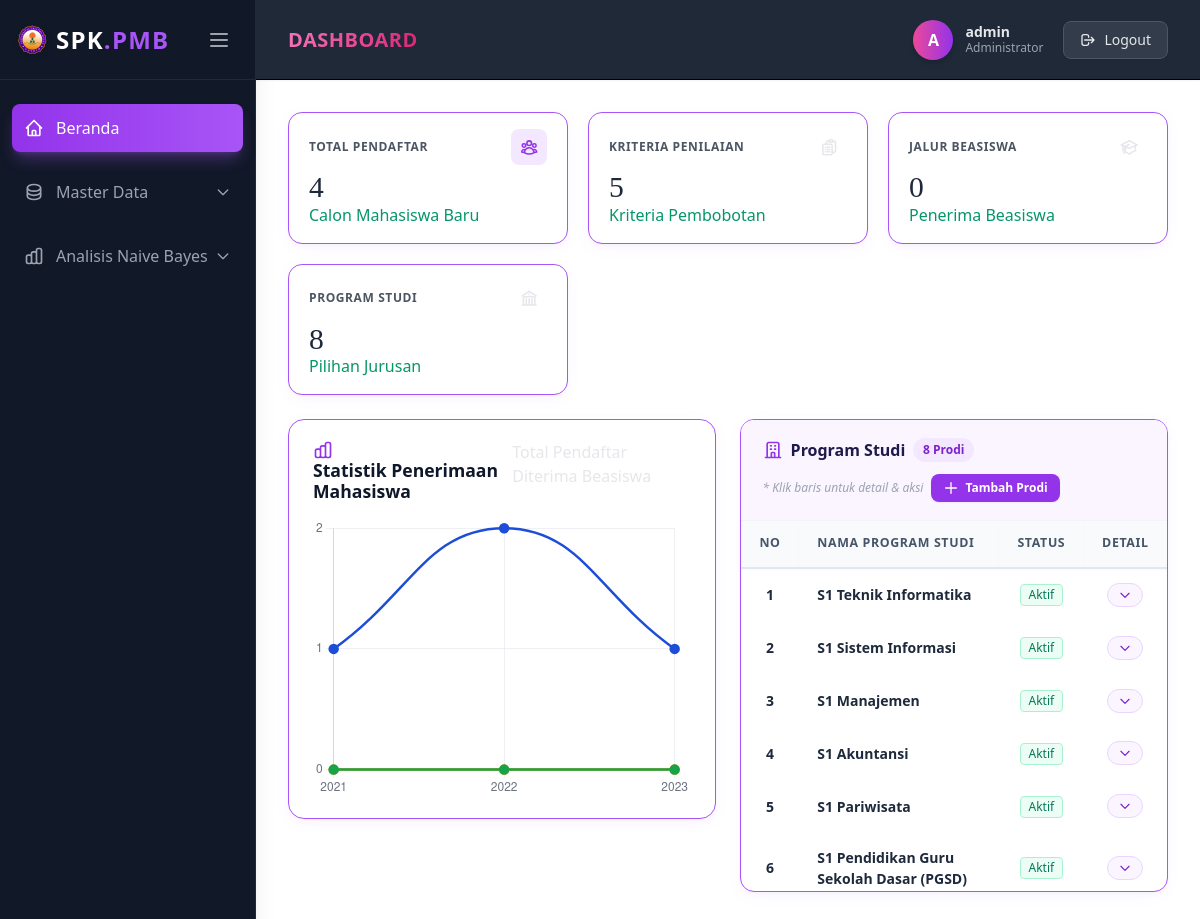
Page /app/pages/dashboard.php (signed in) on the earlier database version.
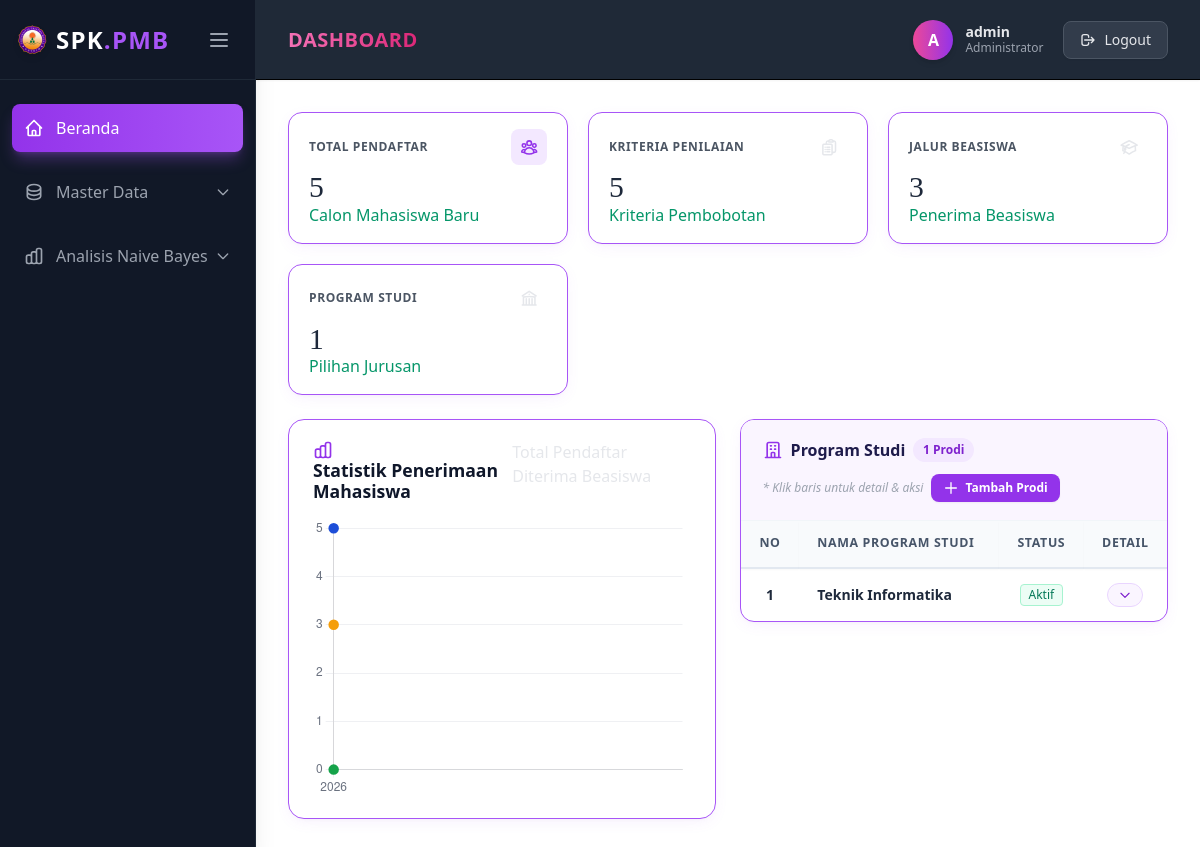
Same page on the later database version.
### tables this page shows
CREATE TABLE `program_studi`  (
  `id_program` int NOT NULL AUTO_INCREMENT,
  `nama_program` varchar(100) NOT NULL,
  PRIMARY KEY (`id_program`) USING BTREE
);

### app/models/DashboardModel.php (called while the page is built, shortened)
<?php
class DashboardModel {
    private $koneksi;
    public function __construct($koneksi) {
        $this->koneksi = $koneksi;
        $this->ensureProgramStudiTable();
    }
    public function ensureProgramStudiTable() {
        $check = @mysqli_query($this->koneksi, "SHOW TABLES LIKE 'program_studi'");
    }
    public function getKriteria() {
        $list = [];
        $total_bobot = 0;
        $q = mysqli_query($this->koneksi, "SELECT id_kriteria, nama_kriteria, jenis, bobot FROM kriteria ORDER BY id_kriteria ASC");
        if ($q) {
            while ($k = mysqli_fetch_assoc($q)) {
                $list[$k['id_kriteria']] = [
                    'id_kriteria'   => (int)$k['id_kriteria'],
                    'nama_kriteria' => $k['nama_kriteria'],
                    'jenis'         => $k['jenis'],
                    'bobot'         => (float)$k['bobot'],
                ];
                $total_bobot += (float)$k['bobot'];
            }
        }
        foreach ($list as $id => $k) {
            $wj = ($total_bobot > 0) ? ($k['bobot'] / $total_bobot) : 0;
            $list[$id]['wj'] = (strtolower($k['jenis']) === 'cost') ? (-$wj) : $wj;
        }
        return $list;
    }
    public function getProdiList() {
        $this->ensureProgramStudiTable();
        $prodi = [];
        $q = @mysqli_query($this->koneksi, "SELECT id_program, nama_program FROM program_studi ORDER BY id_program ASC");
        if ($q && mysqli_num_rows($q) > 0) {
            while ($pr = mysqli_fetch_assoc($q)) {
                $prodi[] = [
                    'id_program'   => (int)$pr['id_program'],
                    'nama_program' => $pr['nama_program'],
                    'id_prodi'     => (int)$pr['id_program'],
                    'nama_prodi'   => $pr['nama_program']
                ];
            }
        }
        return $prodi;
    }
    public function getPendaftarList() {
        $list = [];
        $q = mysqli_query($this->koneksi, "
            SELECT
                m.id_mahasiswa,
                m.nim,
                m.nama_mahasiswa,
                m.status,
                m.golongan
            FROM mahasiswa m
            ORDER BY m.id_mahasiswa ASC
        ");
        if ($q) {
            while ($row = mysqli_fetch_assoc($q)) {
                $id = (int)$row['id_mahasiswa'];
                $nim = trim($row['nim'] ?? '');
                $tahun = "2026";
                if (strlen($nim) >= 2 && is_numeric(substr($nim, 0, 2))) {
                    $tahun = "20" . substr($nim, 0, 2);
                }
                $list[$id] = [
                    'id'       => $id,
                    'nama'     => $row['nama_mahasiswa'],
                    'nim'      => $row['nim'],
                    'status'   => $row['status'],
                    'golongan' => !empty($row['golongan']) ? $row['golongan'] : 'Umum',
                    'tahun'    => $tahun
                ];
            }
        }
        return $list;
    }
    public function getNilaiMatrix() {
        $q = mysqli_query($this->koneksi, "
            SELECT
                n.id_mahasiswa,
                n.id_kriteria,
                n.nilai AS nilai_input,
                s.nilai AS bobot_sub
            FROM nilai n
            JOIN kriteria k ON n.id_kriteria = k.id_kriteria
            LEFT JOIN sub_kriteria s ON n.id_sub = s.id_sub
        ");
        $matrix = [];
        return $matrix;
    }
}
?>

### app/controllers/DashboardController.php (called while the page is built, shortened)
<?php
require_once __DIR__ . '/../models/DashboardModel.php';
class DashboardController {
    private $model;
    public function __construct($koneksi) {
        $this->model = new DashboardModel($koneksi);
    }
    public function getDashboardData() {
        $kriteria_list = $this->model->getKriteria();
        $prodi_list    = $this->model->getProdiList();
        $pendaftar_list = $this->model->getPendaftarList();
        $nilai_per_mhs = $this->model->getNilaiMatrix();
        $vektor_s_list = [];
        $total_vektor_s = 0;
        foreach ($pendaftar_list as $id_mhs => $mhs) {
            $s_val = 1.0;
            $has_nilai = false;
            if (!empty($nilai_per_mhs[$id_mhs])) {
                foreach ($kriteria_list as $id_k => $krit) {
                    $val = $nilai_per_mhs[$id_mhs][$id_k] ?? 1.0;
                    if ($val <= 0) $val = 1.0;
                    $wj = $krit['wj'];
                    $s_val *= pow($val, $wj);
                    $has_nilai = true;
                }
            } else {
                $s_val = 0;
            }
            $vektor_s_list[$id_mhs] = $has_nilai ? $s_val : 0;
            $total_vektor_s += $vektor_s_list[$id_mhs];
        }
        $ranking_temp = [];
        foreach ($pendaftar_list as $id_mhs => $mhs) {
            $v_val = ($total_vektor_s > 0) ? ($vektor_s_list[$id_mhs] / $total_vektor_s) : 0;
            $pendaftar_list[$id_mhs]['vektor_v'] = $v_val;
            $ranking_temp[$id_mhs] = $v_val;
        }
        arsort($ranking_temp);
        $rank = 1;
        foreach ($ranking_temp as $id_mhs => $v) {
            $pendaftar_list[$id_mhs]['peringkat'] = ($v > 0) ? $rank++ : 999999;
        }
        $tahun_stat = [];
        $total_beasiswa = 0;
        foreach ($pendaftar_list as $id_mhs => $mhs) {
            $thn = $mhs['tahun'];
            if (!isset($tahun_stat[$thn])) {
                $tahun_stat[$thn] = ['total' => 0, 'diterima' => 0, 'beasiswa' => 0];
            }
            $tahun_stat[$thn]['total']++;
            $is_diterima = ($mhs['status'] === 'Diterima');
            $is_beasiswa = ($mhs['golongan'] === 'Beasiswa') || ($is_diterima && $mhs['peringkat'] <= 3);
            if ($is_beasiswa) {
                $tahun_stat[$thn]['beasiswa']++;
                $total_beasiswa++;
            }
        }
        ksort($tahun_stat);
        $chart_labels   = array_keys($tahun_stat);
        $chart_total    = array_column($tahun_stat, 'total');
        $chart_diterima = array_column($tahun_stat, 'diterima');
        $chart_beasiswa = array_column($tahun_stat, 'beasiswa');
        return [
            'kriteria_list'  => $kriteria_list,
            'prodi_list'     => $prodi_list,
            'pendaftar_list' => $pendaftar_list,
            'tahun_stat'     => $tahun_stat,
            'total_beasiswa' => $total_beasiswa,
            'chart_labels'   => $chart_labels,
            'chart_total'    => $chart_total,
            'chart_diterima' => $chart_diterima,
            'chart_beasiswa' => $chart_beasiswa
        ];
    }
}
?>

### app/pages/dashboard.php (the view, shortened to what the rows shown need)
<?php
require_once __DIR__ . '/../controllers/DashboardController.php';
include '../includes/head.php';
echo $style_css;
$dashboardController = new DashboardController($koneksi);
$dashboardController->handleRequest();
$dashboardData       = $dashboardController->getDashboardData();
$prodi_list     = $dashboardData['prodi_list'];
?>
<main class="p-8 flex-1 overflow-y-auto">
    <div class="dashboard-grid">
        <div class="table-card flex flex-col">
            <div class="flex-1 overflow-y-auto max-h-[370px]">
                <table class="custom-table w-full">
                    <thead>
                        <tr>
                            <th class="w-12 text-center">No</th>
                            <th>Nama Program Studi</th>
                            <th class="w-20 text-center">Status</th>
                            <th class="w-20 text-center">Detail</th>
                        </tr>
                    </thead>
                    <tbody id="prodiTableBody">
                        <?php if (!empty($prodi_list)): ?>
                            <?php foreach ($prodi_list as $idx => $p):
                                $id_p       = (int)($p['id_program'] ?? $p['id_prodi']);
                                $nama_p     = htmlspecialchars($p['nama_program'] ?? $p['nama_prodi']);
                                $no         = $idx + 1;
                            ?>
                            <tr class="data-row hover:bg-purple-50/50 transition-colors cursor-pointer"
                                onclick="toggleProdiDetail(<?= $id_p ?>)">
                                <td class="text-center font-bold text-purple-600"><?= $no ?></td>
                                <td class="font-semibold text-gray-900"><?= $nama_p ?></td>
                                <td class="text-center">
                                    <span class="inline-flex items-center px-2 py-0.5 rounded text-xs font-medium bg-emerald-50 text-emerald-700 border border-emerald-200">Aktif</span>
                                </td>
                                <td class="text-center" onclick="event.stopPropagation();">
                                    <button type="button"
                                        class="inline-flex items-center gap-1 px-2.5 py-1 bg-purple-50 hover:bg-purple-100 text-purple-700 text-xs font-semibold rounded-full border border-purple-200 transition-colors"
                                        onclick="toggleProdiDetail(<?= $id_p ?>)">
                                        <svg id="chevron-prodi-<?= $id_p ?>" xmlns="http://www.w3.org/2000/svg" class="w-3.5 h-3.5 transition-transform duration-300" fill="none" viewBox="0 0 24 24" stroke="currentColor">
                                            <path stroke-linecap="round" stroke-linejoin="round" stroke-width="2" d="M19 9l-7 7-7-7" />
                                        </svg>
                                    </button>
                                </td>
                            </tr>
                            <?php endforeach; ?>
                        <?php endif; ?>
                    </tbody>
                </table>
            </div>
        </div>
    </div>
</main>
</div>
</body>
</html>

Differences in the rows shown:
removed program_studi: no "2", nama_program "S1 Sistem Informasi"
removed program_studi: no "3", nama_program "S1 Manajemen"
removed program_studi: no "4", nama_program "S1 Akuntansi"
removed program_studi: no "5", nama_program "S1 Pariwisata"
removed program_studi: no "6", nama_program "S1 Pendidikan Guru Sekolah Dasar (PGSD)"
changed program_studi: nama_program "S1 Teknik Informatika" → "Teknik Informatika"
Other differences:
count($pendaftar_list): "4" → "5"
$total_beasiswa: "0" → "3"
count($prodi_list): "8" → "1"
chart data {{ json_encode($chart_labels) }}: [2021,2022,2023] → [2026]
chart data {{ json_encode($chart_total) }}: [1,2,1] → [5]
chart data {{ json_encode($chart_diterima) }}: [0,0,0] → [0]
chart data {{ json_encode($chart_beasiswa) }}: [0,0,0] → [3]
